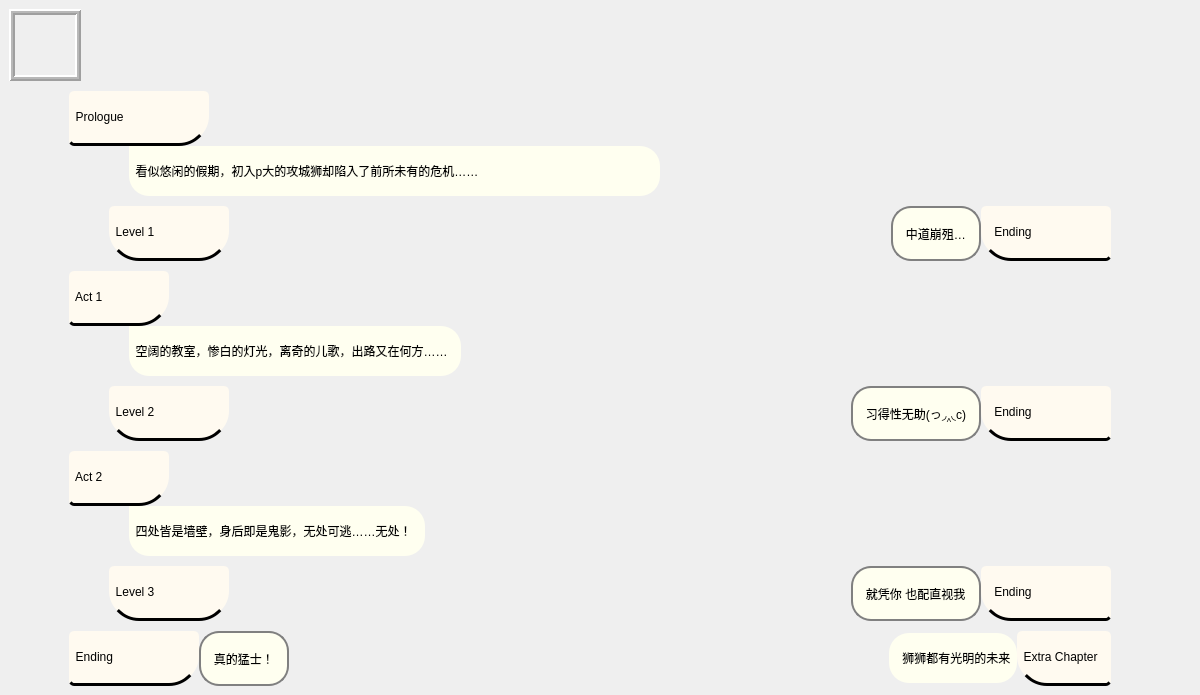
<?xml version="1.0" encoding="UTF-8"?>
<ui version="4.0">
 <class>MenuWindow</class>
 <widget class="QMainWindow" name="MenuWindow">
  <property name="geometry">
   <rect>
    <x>0</x>
    <y>0</y>
    <width>1200</width>
    <height>675</height>
   </rect>
  </property>
  <property name="palette">
   <palette>
    <active/>
    <inactive/>
    <disabled/>
   </palette>
  </property>
  <property name="cursor">
   <cursorShape>ArrowCursor</cursorShape>
  </property>
  <property name="windowTitle">
   <string>MainWindow</string>
  </property>
  <property name="styleSheet">
   <string notr="true">QMainWindow{background: url(:/pic/image/background.png);}
QPushButton{border-radius: 5px;}</string>
  </property>
  <widget class="QWidget" name="centralwidget">
   <layout class="QVBoxLayout" name="verticalLayout">
    <property name="spacing">
     <number>10</number>
    </property>
    <item>
     <layout class="QHBoxLayout" name="horizontalLayout">
      <property name="spacing">
       <number>8</number>
      </property>
      <item>
       <widget class="QFrame" name="iconFrame">
        <property name="frameShape">
         <enum>QFrame::Box</enum>
        </property>
        <property name="frameShadow">
         <enum>QFrame::Raised</enum>
        </property>
        <property name="lineWidth">
         <number>2</number>
        </property>
        <property name="midLineWidth">
         <number>2</number>
        </property>
        <layout class="QHBoxLayout" name="horizontalLayout_5">
         <property name="spacing">
          <number>0</number>
         </property>
         <property name="leftMargin">
          <number>0</number>
         </property>
         <property name="topMargin">
          <number>0</number>
         </property>
         <property name="rightMargin">
          <number>0</number>
         </property>
         <property name="bottomMargin">
          <number>0</number>
         </property>
         <item>
          <widget class="QLabel" name="titleIcon">
           <property name="sizePolicy">
            <sizepolicy hsizetype="Fixed" vsizetype="Fixed">
             <horstretch>0</horstretch>
             <verstretch>0</verstretch>
            </sizepolicy>
           </property>
           <property name="minimumSize">
            <size>
             <width>60</width>
             <height>60</height>
            </size>
           </property>
           <property name="maximumSize">
            <size>
             <width>60</width>
             <height>60</height>
            </size>
           </property>
           <property name="styleSheet">
            <string notr="true">border-radius: 0px;
border-width: 0px; border-style: solid;border-color: rgb(200, 200, 200);</string>
           </property>
           <property name="frameShape">
            <enum>QFrame::NoFrame</enum>
           </property>
           <property name="frameShadow">
            <enum>QFrame::Raised</enum>
           </property>
           <property name="lineWidth">
            <number>2</number>
           </property>
           <property name="midLineWidth">
            <number>2</number>
           </property>
           <property name="text">
            <string/>
           </property>
           <property name="pixmap">
            <pixmap resource="page.qrc">:/pic/image/icon_w.png</pixmap>
           </property>
           <property name="scaledContents">
            <bool>true</bool>
           </property>
          </widget>
         </item>
        </layout>
       </widget>
      </item>
      <item>
       <spacer name="horizontalSpacer">
        <property name="orientation">
         <enum>Qt::Horizontal</enum>
        </property>
        <property name="sizeHint" stdset="0">
         <size>
          <width>40</width>
          <height>20</height>
         </size>
        </property>
       </spacer>
      </item>
      <item>
       <widget class="QPushButton" name="helpBtn">
        <property name="sizePolicy">
         <sizepolicy hsizetype="Fixed" vsizetype="Fixed">
          <horstretch>0</horstretch>
          <verstretch>0</verstretch>
         </sizepolicy>
        </property>
        <property name="minimumSize">
         <size>
          <width>60</width>
          <height>60</height>
         </size>
        </property>
        <property name="maximumSize">
         <size>
          <width>60</width>
          <height>60</height>
         </size>
        </property>
        <property name="styleSheet">
         <string notr="true">QPushButton{background: transparent;border-width:0px; border-image:url(:/pic/image/help_gray.png);}
QPushButton:hover{border-image:url(:/pic/image/help.png);}
QPushButton:pressed{border-image:url(:/pic/image/help.png);}</string>
        </property>
        <property name="text">
         <string/>
        </property>
       </widget>
      </item>
      <item>
       <widget class="QPushButton" name="setBtn">
        <property name="sizePolicy">
         <sizepolicy hsizetype="Fixed" vsizetype="Fixed">
          <horstretch>0</horstretch>
          <verstretch>0</verstretch>
         </sizepolicy>
        </property>
        <property name="minimumSize">
         <size>
          <width>60</width>
          <height>60</height>
         </size>
        </property>
        <property name="maximumSize">
         <size>
          <width>60</width>
          <height>60</height>
         </size>
        </property>
        <property name="styleSheet">
         <string notr="true">QPushButton{background: transparent;border-width:0px; border-image:url(:/pic/image/set_gray.png);}
QPushButton:hover{border-image:url(:/pic/image/set.png);}
QPushButton:pressed{border-image:url(:/pic/image/set.png);}</string>
        </property>
        <property name="text">
         <string/>
        </property>
       </widget>
      </item>
      <item>
       <widget class="QPushButton" name="exitBtn">
        <property name="sizePolicy">
         <sizepolicy hsizetype="Fixed" vsizetype="Fixed">
          <horstretch>0</horstretch>
          <verstretch>0</verstretch>
         </sizepolicy>
        </property>
        <property name="minimumSize">
         <size>
          <width>60</width>
          <height>60</height>
         </size>
        </property>
        <property name="maximumSize">
         <size>
          <width>60</width>
          <height>60</height>
         </size>
        </property>
        <property name="styleSheet">
         <string notr="true">QPushButton{background: transparent; border-width:0px; border-radius: 0px;border-image:url(:/pic/image/exit_gray.png);}
QPushButton:hover{border-image:url(:/pic/image/exit.png);}
QPushButton:pressed{border-image:url(:/pic/image/exit.png);}</string>
        </property>
        <property name="text">
         <string/>
        </property>
       </widget>
      </item>
     </layout>
    </item>
    <item>
     <layout class="QVBoxLayout" name="proLayout" stretch="0,0">
      <property name="spacing">
       <number>0</number>
      </property>
      <property name="leftMargin">
       <number>60</number>
      </property>
      <item>
       <widget class="QPushButton" name="prologueBtn">
        <property name="sizePolicy">
         <sizepolicy hsizetype="Fixed" vsizetype="Fixed">
          <horstretch>0</horstretch>
          <verstretch>0</verstretch>
         </sizepolicy>
        </property>
        <property name="minimumSize">
         <size>
          <width>140</width>
          <height>55</height>
         </size>
        </property>
        <property name="cursor">
         <cursorShape>CrossCursor</cursorShape>
        </property>
        <property name="styleSheet">
         <string notr="true">QPushButton{ 
font: italic 24pt &quot;Monotype Corsiva&quot;;
text-align: left;
border-bottom-right-radius: 30px;
border-bottom: 3px solid black;
background: rgba(255,250,240,1);
}</string>
        </property>
        <property name="text">
         <string>  Prologue</string>
        </property>
        <property name="shortcut">
         <string>1</string>
        </property>
        <property name="flat">
         <bool>false</bool>
        </property>
       </widget>
      </item>
      <item>
       <layout class="QHBoxLayout" name="horizontalLayout_2" stretch="0,0">
        <property name="spacing">
         <number>0</number>
        </property>
        <property name="leftMargin">
         <number>60</number>
        </property>
        <item>
         <widget class="QLabel" name="proLabel">
          <property name="sizePolicy">
           <sizepolicy hsizetype="Expanding" vsizetype="Fixed">
            <horstretch>0</horstretch>
            <verstretch>0</verstretch>
           </sizepolicy>
          </property>
          <property name="minimumSize">
           <size>
            <width>0</width>
            <height>50</height>
           </size>
          </property>
          <property name="styleSheet">
           <string notr="true">QLabel{
background: rgba(255,255,240,1);
font: 20pt &quot;华文楷体&quot;;
border-bottom-right-radius: 20px;
border-bottom-left-radius: 20px;
border-top-right-radius:20px;
text-align: left;
}</string>
          </property>
          <property name="text">
           <string>  看似悠闲的假期，初入p大的攻城狮却陷入了前所未有的危机……     </string>
          </property>
          <property name="textFormat">
           <enum>Qt::PlainText</enum>
          </property>
          <property name="scaledContents">
           <bool>false</bool>
          </property>
         </widget>
        </item>
        <item>
         <spacer name="horizontalSpacer_3">
          <property name="orientation">
           <enum>Qt::Horizontal</enum>
          </property>
          <property name="sizeHint" stdset="0">
           <size>
            <width>40</width>
            <height>20</height>
           </size>
          </property>
         </spacer>
        </item>
       </layout>
      </item>
     </layout>
    </item>
    <item>
     <layout class="QHBoxLayout" name="levelLayout1" stretch="0,0,0,0">
      <property name="spacing">
       <number>0</number>
      </property>
      <property name="leftMargin">
       <number>100</number>
      </property>
      <property name="rightMargin">
       <number>80</number>
      </property>
      <item>
       <widget class="QPushButton" name="level1Btn">
        <property name="sizePolicy">
         <sizepolicy hsizetype="Fixed" vsizetype="Fixed">
          <horstretch>0</horstretch>
          <verstretch>0</verstretch>
         </sizepolicy>
        </property>
        <property name="minimumSize">
         <size>
          <width>120</width>
          <height>55</height>
         </size>
        </property>
        <property name="cursor">
         <cursorShape>CrossCursor</cursorShape>
        </property>
        <property name="styleSheet">
         <string notr="true">QPushButton{ 
font: italic 24pt &quot;Monotype Corsiva&quot;;
text-align: left;
border-bottom-right-radius: 30px;
border-bottom-left-radius: 30px;
border-bottom: 3px solid black;
background: rgba(255,250,240,1);
}</string>
        </property>
        <property name="text">
         <string>  Level 1</string>
        </property>
       </widget>
      </item>
      <item>
       <spacer name="horizontalSpacer_5">
        <property name="orientation">
         <enum>Qt::Horizontal</enum>
        </property>
        <property name="sizeHint" stdset="0">
         <size>
          <width>40</width>
          <height>20</height>
         </size>
        </property>
       </spacer>
      </item>
      <item>
       <widget class="QLabel" name="end1Label">
        <property name="sizePolicy">
         <sizepolicy hsizetype="Preferred" vsizetype="Fixed">
          <horstretch>0</horstretch>
          <verstretch>0</verstretch>
         </sizepolicy>
        </property>
        <property name="minimumSize">
         <size>
          <width>0</width>
          <height>55</height>
         </size>
        </property>
        <property name="styleSheet">
         <string notr="true">QLabel{
background: rgba(255,255,240,1);
font: 20pt &quot;华文楷体&quot;;
border-radius: 20px;
border:2px solid gray;
text-align: left;
}</string>
        </property>
        <property name="frameShape">
         <enum>QFrame::Box</enum>
        </property>
        <property name="lineWidth">
         <number>2</number>
        </property>
        <property name="midLineWidth">
         <number>2</number>
        </property>
        <property name="text">
         <string>   中道崩殂…   </string>
        </property>
        <property name="textFormat">
         <enum>Qt::PlainText</enum>
        </property>
       </widget>
      </item>
      <item>
       <widget class="QPushButton" name="end1Btn">
        <property name="sizePolicy">
         <sizepolicy hsizetype="Fixed" vsizetype="Fixed">
          <horstretch>0</horstretch>
          <verstretch>0</verstretch>
         </sizepolicy>
        </property>
        <property name="minimumSize">
         <size>
          <width>130</width>
          <height>55</height>
         </size>
        </property>
        <property name="cursor">
         <cursorShape>CrossCursor</cursorShape>
        </property>
        <property name="styleSheet">
         <string notr="true">QPushButton{ 
font: italic 24pt &quot;Monotype Corsiva&quot;;
text-align: left;
border-bottom-left-radius: 30px;
border-bottom: 3px solid black;
background: rgba(255,250,240,1);
}</string>
        </property>
        <property name="text">
         <string>    Ending</string>
        </property>
       </widget>
      </item>
     </layout>
    </item>
    <item>
     <layout class="QVBoxLayout" name="verticalLayout_4">
      <property name="spacing">
       <number>0</number>
      </property>
      <property name="leftMargin">
       <number>60</number>
      </property>
      <item>
       <widget class="QPushButton" name="act1Btn">
        <property name="sizePolicy">
         <sizepolicy hsizetype="Fixed" vsizetype="Fixed">
          <horstretch>0</horstretch>
          <verstretch>0</verstretch>
         </sizepolicy>
        </property>
        <property name="minimumSize">
         <size>
          <width>100</width>
          <height>55</height>
         </size>
        </property>
        <property name="cursor">
         <cursorShape>CrossCursor</cursorShape>
        </property>
        <property name="styleSheet">
         <string notr="true">QPushButton{ 
font: italic 24pt &quot;Monotype Corsiva&quot;;
text-align: left;
border-bottom-right-radius: 30px;
border-bottom: 3px solid black;
background: rgba(255,250,240,1);
}</string>
        </property>
        <property name="text">
         <string>  Act 1</string>
        </property>
       </widget>
      </item>
      <item>
       <layout class="QHBoxLayout" name="horizontalLayout_3">
        <property name="leftMargin">
         <number>60</number>
        </property>
        <item>
         <widget class="QLabel" name="act1Label">
          <property name="sizePolicy">
           <sizepolicy hsizetype="Preferred" vsizetype="Fixed">
            <horstretch>0</horstretch>
            <verstretch>0</verstretch>
           </sizepolicy>
          </property>
          <property name="minimumSize">
           <size>
            <width>0</width>
            <height>50</height>
           </size>
          </property>
          <property name="styleSheet">
           <string notr="true">QLabel{
background: rgba(255,255,240,1);
font: 20pt &quot;华文楷体&quot;;
border-bottom-right-radius: 20px;
border-bottom-left-radius: 20px;
border-top-right-radius:20px;
text-align: left;
}</string>
          </property>
          <property name="text">
           <string>  空阔的教室，惨白的灯光，离奇的儿歌，出路又在何方……    </string>
          </property>
          <property name="textFormat">
           <enum>Qt::PlainText</enum>
          </property>
         </widget>
        </item>
        <item>
         <spacer name="horizontalSpacer_6">
          <property name="orientation">
           <enum>Qt::Horizontal</enum>
          </property>
          <property name="sizeHint" stdset="0">
           <size>
            <width>40</width>
            <height>20</height>
           </size>
          </property>
         </spacer>
        </item>
       </layout>
      </item>
     </layout>
    </item>
    <item>
     <layout class="QHBoxLayout" name="horizontalLayout_4">
      <property name="spacing">
       <number>0</number>
      </property>
      <property name="leftMargin">
       <number>100</number>
      </property>
      <property name="rightMargin">
       <number>80</number>
      </property>
      <item>
       <widget class="QPushButton" name="level2Btn">
        <property name="sizePolicy">
         <sizepolicy hsizetype="Fixed" vsizetype="Fixed">
          <horstretch>0</horstretch>
          <verstretch>0</verstretch>
         </sizepolicy>
        </property>
        <property name="minimumSize">
         <size>
          <width>120</width>
          <height>55</height>
         </size>
        </property>
        <property name="cursor">
         <cursorShape>CrossCursor</cursorShape>
        </property>
        <property name="styleSheet">
         <string notr="true">QPushButton{ 
font: italic 24pt &quot;Monotype Corsiva&quot;;
text-align: left;
border-bottom-right-radius: 30px;
border-bottom-left-radius: 30px;
border-bottom: 3px solid black;
background: rgba(255,250,240,1);
}</string>
        </property>
        <property name="text">
         <string>  Level 2</string>
        </property>
       </widget>
      </item>
      <item>
       <spacer name="horizontalSpacer_7">
        <property name="orientation">
         <enum>Qt::Horizontal</enum>
        </property>
        <property name="sizeHint" stdset="0">
         <size>
          <width>40</width>
          <height>20</height>
         </size>
        </property>
       </spacer>
      </item>
      <item>
       <widget class="QLabel" name="end2Label">
        <property name="sizePolicy">
         <sizepolicy hsizetype="Preferred" vsizetype="Fixed">
          <horstretch>0</horstretch>
          <verstretch>0</verstretch>
         </sizepolicy>
        </property>
        <property name="minimumSize">
         <size>
          <width>0</width>
          <height>55</height>
         </size>
        </property>
        <property name="styleSheet">
         <string notr="true">QLabel{
background: rgba(255,255,240,1);
font: 20pt &quot;华文楷体&quot;;
border-radius: 20px;
border:2px solid gray;
text-align: left;
}</string>
        </property>
        <property name="text">
         <string>   习得性无助(っ◞‸◟c)   </string>
        </property>
       </widget>
      </item>
      <item>
       <widget class="QPushButton" name="end2Btn">
        <property name="sizePolicy">
         <sizepolicy hsizetype="Fixed" vsizetype="Fixed">
          <horstretch>0</horstretch>
          <verstretch>0</verstretch>
         </sizepolicy>
        </property>
        <property name="minimumSize">
         <size>
          <width>130</width>
          <height>55</height>
         </size>
        </property>
        <property name="cursor">
         <cursorShape>CrossCursor</cursorShape>
        </property>
        <property name="styleSheet">
         <string notr="true">QPushButton{ 
font: italic 24pt &quot;Monotype Corsiva&quot;;
text-align: left;
border-bottom-left-radius: 30px;
border-bottom: 3px solid black;
background: rgba(255,250,240,1);
}</string>
        </property>
        <property name="text">
         <string>    Ending</string>
        </property>
       </widget>
      </item>
     </layout>
    </item>
    <item>
     <layout class="QVBoxLayout" name="verticalLayout_7">
      <property name="spacing">
       <number>0</number>
      </property>
      <property name="leftMargin">
       <number>60</number>
      </property>
      <item>
       <widget class="QPushButton" name="act2Btn">
        <property name="sizePolicy">
         <sizepolicy hsizetype="Fixed" vsizetype="Fixed">
          <horstretch>0</horstretch>
          <verstretch>0</verstretch>
         </sizepolicy>
        </property>
        <property name="minimumSize">
         <size>
          <width>100</width>
          <height>55</height>
         </size>
        </property>
        <property name="cursor">
         <cursorShape>CrossCursor</cursorShape>
        </property>
        <property name="styleSheet">
         <string notr="true">QPushButton{ 
font: italic 24pt &quot;Monotype Corsiva&quot;;
text-align: left;
border-bottom-right-radius: 30px;
border-bottom: 3px solid black;
background: rgba(255,250,240,1);
}</string>
        </property>
        <property name="text">
         <string>  Act 2</string>
        </property>
       </widget>
      </item>
      <item>
       <layout class="QHBoxLayout" name="horizontalLayout_6">
        <property name="leftMargin">
         <number>60</number>
        </property>
        <item>
         <widget class="QLabel" name="act2Label">
          <property name="sizePolicy">
           <sizepolicy hsizetype="Preferred" vsizetype="Fixed">
            <horstretch>0</horstretch>
            <verstretch>0</verstretch>
           </sizepolicy>
          </property>
          <property name="minimumSize">
           <size>
            <width>0</width>
            <height>50</height>
           </size>
          </property>
          <property name="styleSheet">
           <string notr="true">QLabel{
background: rgba(255,255,240,1);
font: 20pt &quot;华文楷体&quot;;
border-bottom-right-radius: 20px;
border-bottom-left-radius: 20px;
border-top-right-radius:20px;
text-align: left;
}</string>
          </property>
          <property name="text">
           <string>  四处皆是墙壁，身后即是鬼影，无处可逃……无处！    </string>
          </property>
          <property name="textFormat">
           <enum>Qt::PlainText</enum>
          </property>
         </widget>
        </item>
        <item>
         <spacer name="horizontalSpacer_9">
          <property name="orientation">
           <enum>Qt::Horizontal</enum>
          </property>
          <property name="sizeHint" stdset="0">
           <size>
            <width>40</width>
            <height>20</height>
           </size>
          </property>
         </spacer>
        </item>
       </layout>
      </item>
     </layout>
    </item>
    <item>
     <layout class="QHBoxLayout" name="horizontalLayout_7">
      <property name="spacing">
       <number>0</number>
      </property>
      <property name="leftMargin">
       <number>100</number>
      </property>
      <property name="rightMargin">
       <number>80</number>
      </property>
      <item>
       <widget class="QPushButton" name="level3Btn">
        <property name="sizePolicy">
         <sizepolicy hsizetype="Fixed" vsizetype="Fixed">
          <horstretch>0</horstretch>
          <verstretch>0</verstretch>
         </sizepolicy>
        </property>
        <property name="minimumSize">
         <size>
          <width>120</width>
          <height>55</height>
         </size>
        </property>
        <property name="cursor">
         <cursorShape>CrossCursor</cursorShape>
        </property>
        <property name="styleSheet">
         <string notr="true">QPushButton{ 
font: italic 24pt &quot;Monotype Corsiva&quot;;
text-align: left;
border-bottom-right-radius: 30px;
border-bottom-left-radius: 30px;
border-bottom: 3px solid black;
background: rgba(255,250,240,1);
}</string>
        </property>
        <property name="text">
         <string>  Level 3</string>
        </property>
       </widget>
      </item>
      <item>
       <spacer name="horizontalSpacer_10">
        <property name="orientation">
         <enum>Qt::Horizontal</enum>
        </property>
        <property name="sizeHint" stdset="0">
         <size>
          <width>40</width>
          <height>20</height>
         </size>
        </property>
       </spacer>
      </item>
      <item>
       <widget class="QLabel" name="end3Label">
        <property name="sizePolicy">
         <sizepolicy hsizetype="Preferred" vsizetype="Fixed">
          <horstretch>0</horstretch>
          <verstretch>0</verstretch>
         </sizepolicy>
        </property>
        <property name="minimumSize">
         <size>
          <width>0</width>
          <height>55</height>
         </size>
        </property>
        <property name="styleSheet">
         <string notr="true">QLabel{
background: rgba(255,255,240,1);
font: 20pt &quot;华文楷体&quot;;
border-radius: 20px;
border:2px solid gray;
text-align: left;
}</string>
        </property>
        <property name="text">
         <string>   就凭你 也配直视我   </string>
        </property>
       </widget>
      </item>
      <item>
       <widget class="QPushButton" name="end3Btn">
        <property name="sizePolicy">
         <sizepolicy hsizetype="Fixed" vsizetype="Fixed">
          <horstretch>0</horstretch>
          <verstretch>0</verstretch>
         </sizepolicy>
        </property>
        <property name="minimumSize">
         <size>
          <width>130</width>
          <height>55</height>
         </size>
        </property>
        <property name="cursor">
         <cursorShape>CrossCursor</cursorShape>
        </property>
        <property name="styleSheet">
         <string notr="true">QPushButton{ 
font: italic 24pt &quot;Monotype Corsiva&quot;;
text-align: left;
border-bottom-left-radius: 30px;
border-bottom: 3px solid black;
background: rgba(255,250,240,1);
}</string>
        </property>
        <property name="text">
         <string>    Ending</string>
        </property>
       </widget>
      </item>
     </layout>
    </item>
    <item>
     <layout class="QHBoxLayout" name="horizontalLayout_8">
      <property name="spacing">
       <number>0</number>
      </property>
      <property name="leftMargin">
       <number>60</number>
      </property>
      <property name="rightMargin">
       <number>80</number>
      </property>
      <item>
       <widget class="QPushButton" name="end4Btn">
        <property name="sizePolicy">
         <sizepolicy hsizetype="Fixed" vsizetype="Fixed">
          <horstretch>0</horstretch>
          <verstretch>0</verstretch>
         </sizepolicy>
        </property>
        <property name="minimumSize">
         <size>
          <width>130</width>
          <height>55</height>
         </size>
        </property>
        <property name="cursor">
         <cursorShape>CrossCursor</cursorShape>
        </property>
        <property name="styleSheet">
         <string notr="true">QPushButton{ 
font: italic 24pt &quot;Monotype Corsiva&quot;;
text-align: left;
border-bottom-right-radius: 30px;
border-bottom: 3px solid black;
background: rgba(255,250,240,1);
}</string>
        </property>
        <property name="text">
         <string>  Ending</string>
        </property>
       </widget>
      </item>
      <item>
       <widget class="QLabel" name="end4Label">
        <property name="sizePolicy">
         <sizepolicy hsizetype="Preferred" vsizetype="Fixed">
          <horstretch>0</horstretch>
          <verstretch>0</verstretch>
         </sizepolicy>
        </property>
        <property name="maximumSize">
         <size>
          <width>16777215</width>
          <height>55</height>
         </size>
        </property>
        <property name="styleSheet">
         <string notr="true">QLabel{
background: rgba(255,255,240,1);
font: 20pt &quot;华文楷体&quot;;
border-radius: 20px;
border:2px solid gray;
text-align: left;
}</string>
        </property>
        <property name="text">
         <string>   真的猛士！   </string>
        </property>
       </widget>
      </item>
      <item>
       <spacer name="horizontalSpacer_11">
        <property name="orientation">
         <enum>Qt::Horizontal</enum>
        </property>
        <property name="sizeHint" stdset="0">
         <size>
          <width>40</width>
          <height>20</height>
         </size>
        </property>
       </spacer>
      </item>
      <item>
       <widget class="QLabel" name="extraLabel">
        <property name="sizePolicy">
         <sizepolicy hsizetype="Preferred" vsizetype="Fixed">
          <horstretch>0</horstretch>
          <verstretch>0</verstretch>
         </sizepolicy>
        </property>
        <property name="minimumSize">
         <size>
          <width>0</width>
          <height>50</height>
         </size>
        </property>
        <property name="styleSheet">
         <string notr="true">QLabel{
background: rgba(255,255,240,1);
font: 20pt &quot;华文楷体&quot;;
border-radius: 20px;
text-align: left;
}</string>
        </property>
        <property name="text">
         <string>    狮狮都有光明的未来  </string>
        </property>
       </widget>
      </item>
      <item>
       <widget class="QPushButton" name="extraChapter">
        <property name="minimumSize">
         <size>
          <width>0</width>
          <height>55</height>
         </size>
        </property>
        <property name="cursor">
         <cursorShape>CrossCursor</cursorShape>
        </property>
        <property name="styleSheet">
         <string notr="true">QPushButton{ 
font: italic 24pt &quot;Monotype Corsiva&quot;;
text-align: left;
border-bottom-left-radius: 30px;
border-bottom: 3px solid black;
background: rgba(255,250,240,1);
}</string>
        </property>
        <property name="text">
         <string>  Extra Chapter    </string>
        </property>
       </widget>
      </item>
     </layout>
    </item>
    <item>
     <spacer name="verticalSpacer">
      <property name="orientation">
       <enum>Qt::Vertical</enum>
      </property>
      <property name="sizeHint" stdset="0">
       <size>
        <width>20</width>
        <height>40</height>
       </size>
      </property>
     </spacer>
    </item>
   </layout>
  </widget>
 </widget>
 <resources>
  <include location="page.qrc"/>
 </resources>
 <connections/>
</ui>
